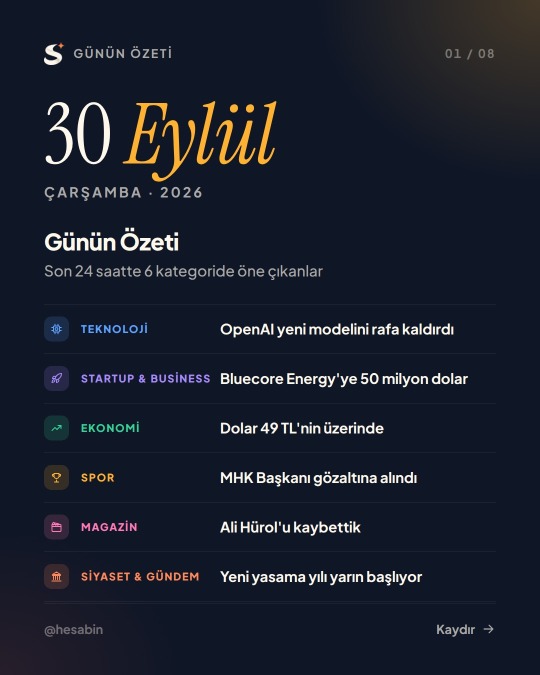
#> input picture ornek/01.jpg, 1080 x 1350 px (shown at 1/2 size)
$ python render_social_formats.py ornek
#> lines starting #> are read from the running program, lines starting #| are printed output that depends on the picture
"""Derive a 9:16 Story image and a silent Reel from a rendered carousel."""
import argparse
import subprocess
from pathlib import Path

from PIL import Image, ImageFilter


def make_story(folder: Path) -> Path:
    cover = Image.open(folder / "01.jpg").convert("RGB")
#> cover is the input picture: PIL image 1080x1350 RGB; mean R, G, B 26.1, 31.1, 44.3
    canvas = Image.new("RGB", (1080, 1920), "#0D1324")
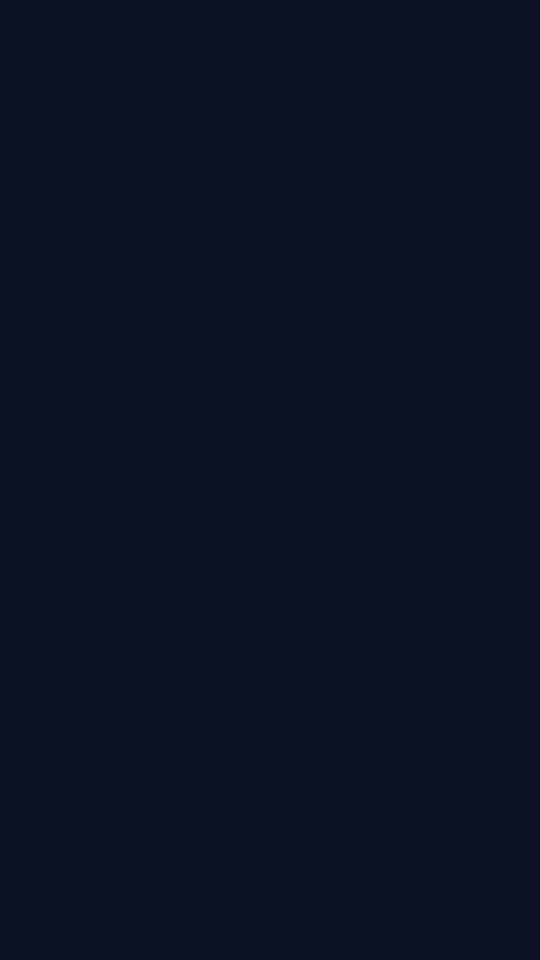
#> canvas: PIL image 1080x1920 RGB (shown at 1/2 size); mean R, G, B 13, 19, 36
    background = cover.resize((1080, 1920)).filter(ImageFilter.GaussianBlur(30))
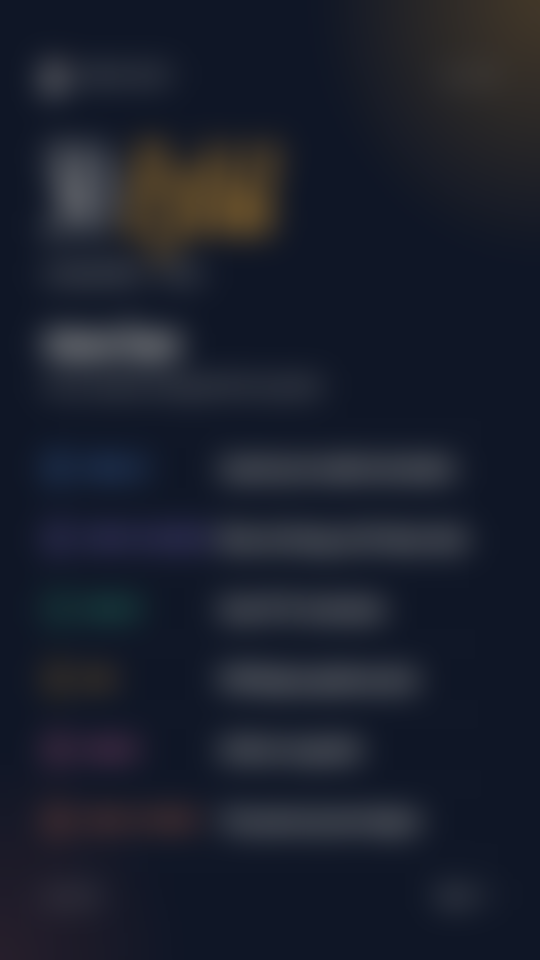
#> background: PIL image 1080x1920 RGB (shown at 1/2 size); mean R, G, B 26.1, 31.1, 44.3
    canvas.paste(background)
    cover.thumbnail((960, 1200))
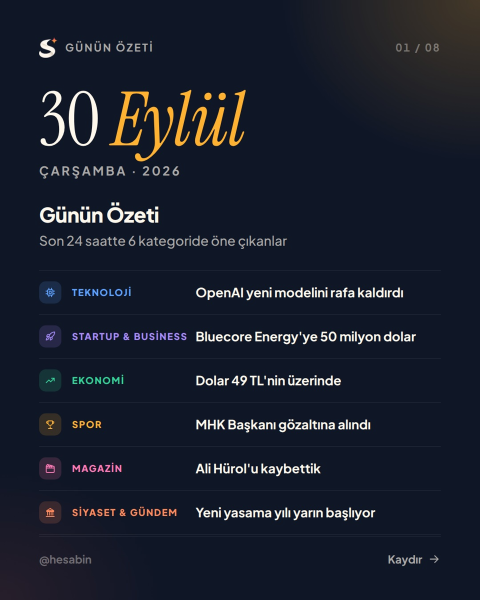
#> cover: PIL image 960x1200 RGB (shown at 1/2 size); mean R, G, B 26.1, 31.1, 44.3
    x, y = (1080 - cover.width) // 2, (1920 - cover.height) // 2
#> x = 60; y = 360
    canvas.paste(cover, (x, y))
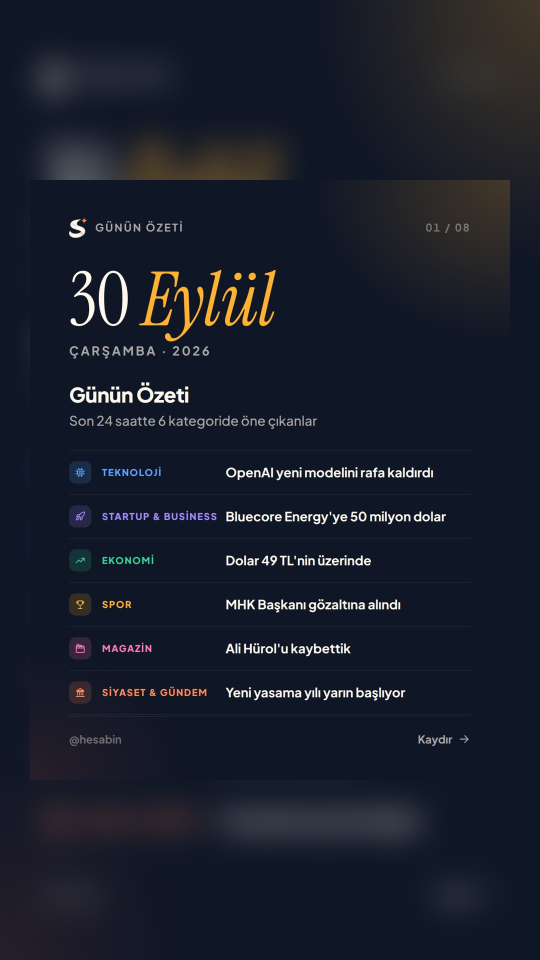
#> canvas: PIL image 1080x1920 RGB (shown at 1/2 size); mean R, G, B 25.4, 30, 42.9
    target = folder / "story.jpg"
    canvas.save(target, "JPEG", quality=94, optimize=True)
    return target


def make_reel(folder: Path) -> Path:
    slides = sorted(folder.glob("[0-9][0-9].jpg"))
    if len(slides) < 2:
#> (the run stopped early here; a loop or call above may not have finished)

$ run again, with ornek/04.jpg copied over ornek/01.jpg
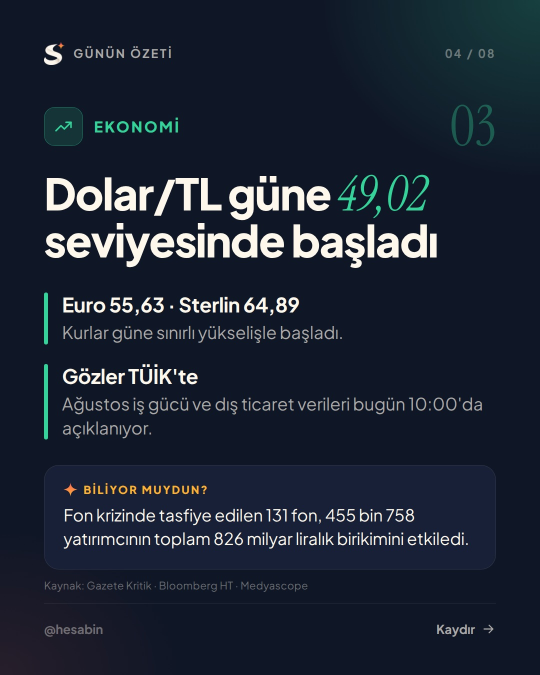
#> input picture ornek/04.jpg, 1080 x 1350 px (shown at 1/2 size)
#> in make_story, cover is the input picture: PIL image 1080x1350 RGB; mean R, G, B 29.1, 37.1, 51.4
#> in make_story, `background = cover.resize((1080, 1920)).filter(ImageFilter.GaussianBlu..`:
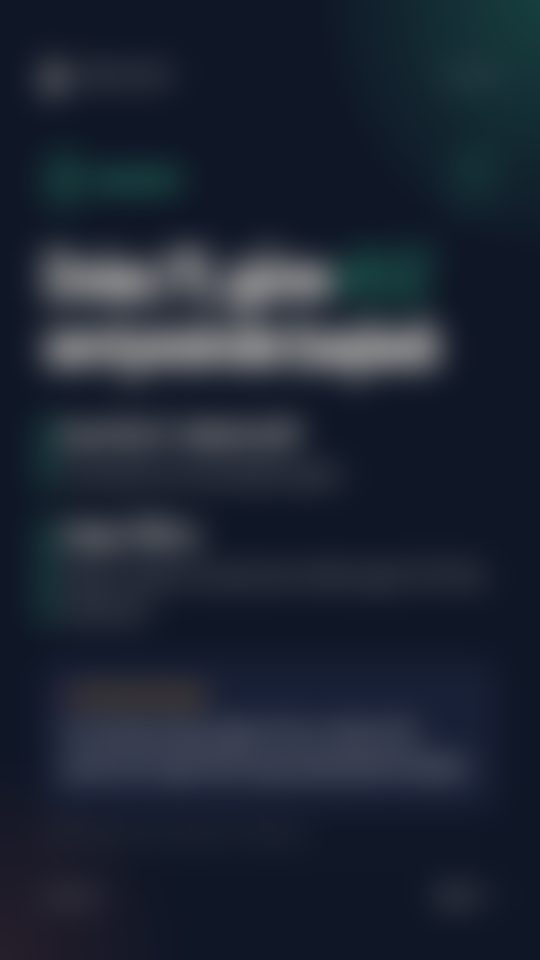
#> background: PIL image 1080x1920 RGB (shown at 1/2 size); mean R, G, B 29.1, 37.1, 51.4
#> cover: PIL image 960x1200 RGB
#> in make_story, `canvas.paste(cover, (x, y))`:
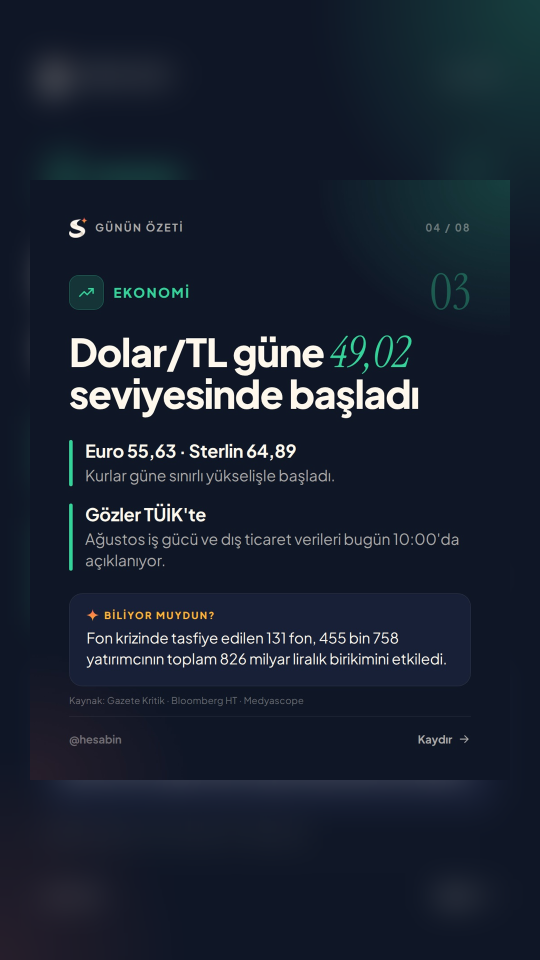
#> canvas: PIL image 1080x1920 RGB (shown at 1/2 size); mean R, G, B 24.7, 33, 47.5
